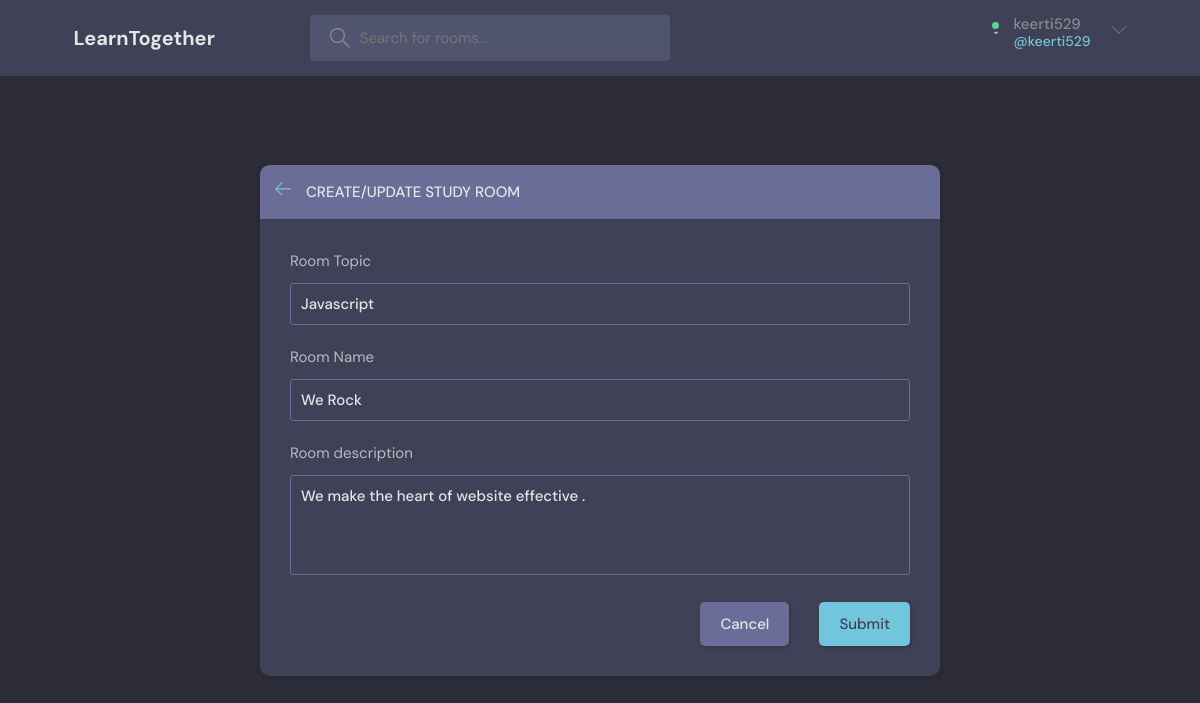
Page /update-room/6 (signed in) on the committed database.
### base/models.py (models this page shows, shortened)
class Room(models.Model):
    host=models.ForeignKey(User,on_delete=models.SET_NULL,null=True)
    topic=models.ForeignKey(Topic,on_delete=models.SET_NULL,null=True)
    name=models.CharField(max_length= 100)
    description=models.TextField(null=True, blank=True)
    participants=models.ManyToManyField(User,related_name='participants',blank=True,null=True)
    updated=models.DateTimeField(auto_now=True)
    created=models.DateTimeField(auto_now_add=True)
    class Meta:
        ordering=['-updated', '-created']

class Topic(models.Model):
    name=models.CharField(max_length=100)

### base/views.py (the view, shortened to what this page needs)
# urls.py: path('update-room/<str:pk>',views.update_room,name="update-room"),
@login_required(login_url='login')
def update_room(request,pk):
    room=Room.objects.get(id=pk)
    form=RoomForm(instance=room)
    topics=Topic.objects.all()
    if request.user!=room.host:
        return HttpResponse("Only host can update the room .")
    context={'form':form,'topics':topics,'room':room}
    return render(request,'base/room_form.html',context)

### base/forms.py
class RoomForm(ModelForm):
    class Meta:
        model=Room
        fields='__all__'
        exclude=['host','participants']

### base/templates/base/room_form.html (shortened to what this page needs)
{% extends 'main.html' %}
{% block content %}
  <main class="create-room layout">
    <div class="container">
      <div class="layout__box">
        <div class="layout__boxHeader">
          <div class="layout__boxTitle">
            <a href="{% url 'home' %}">
              <svg version="1.1" xmlns="http://www.w3.org/2000/svg" width="32" height="32" viewBox="0 0 32 32">
                <title>arrow-left</title>
                <path
                  d="M13.723 2.286l-13.723 13.714 13.719 13.714 1.616-1.611-10.96-10.96h27.625v-2.286h-27.625l10.965-10.965-1.616-1.607z">
                </path>
              </svg>
            </a>
            <h3>Create/Update Study Room</h3>
          </div>
        </div>
        <div class="layout__body">
          <form class="form" action="" method="POST">
            <div class="form__group">
              <label for="room_topic" >Room Topic</label>
              <input required value={{room.topic.name}} type="text" name="topic" list="topic-list" placeholder="choose one or create your own" />
            </div>
             <div class="form__group">
              <label for="room_name">Room Name</label>
              {{form.name}}
             </div>
            <div class="form__group">
              <label for="room_description">Room description</label>
              {{form.description}}
             </div>
            <div class="form__action">
              <a class="btn btn--dark" href="index.html">Cancel</a>
              <button class="btn btn--main" type="submit">Submit</button>
            </div>
          </form>
        </div>
      </div>
    </div>
    {% endblock content %}

### templates/navbar.html (shortened to what this page needs)
{% load static %}
<header class="header header--loggedIn">
    <div class="container">
      <a href="{% url 'home' %}" class="header__logo">
        <h1>LearnTogether</h1>
      </a>
      <form class="header__search" method="GET" action="{% url 'home' %}" >
        <label>
          <input name="q" placeholder="Search for rooms..." />
        </label>
      </form>
      <nav class="header__menu">
        {% if request.user.is_authenticated %}
        <div class="header__user">
          <a href="{% url 'user-update' %}">
            <div class="avatar avatar--medium active">
            </div>
            <p>{{request.user}} <span>@{{request.user}}</span></p>
          </a>
          <button class="dropdown-button">
            <svg version="1.1" xmlns="http://www.w3.org/2000/svg" width="32" height="32" viewBox="0 0 32 32">
              <title>chevron-down</title>
              <path d="M16 21l-13-13h-3l16 16 16-16h-3l-13 13z"></path>
            </svg>
          </button>
        </div>
        {% else %}
         <a href="{% url 'login' %}">
          <img src="{% static 'images/avatarr.jpg' %}" />
          <p>Login</p>
        </a>
        {% endif %}
      </nav>
    </div>
  </header>

### static/styles/style.css (style rules this page uses)
:root { --color-main: #71c6dd; --color-main-light: #e1f6fb; --color-dark: #3f4156; --color-dark-medium: #51546e; --color-dark-light: #696d97; --color-light: #e5e5e5; --color-gray: #8b8b8b; --color-light-gray: #b2bdbd; --color-bg: #2d2d39; --color-success: #5dd693; --color-error: #fc4b0b; }
* { font-family: "DM Sans", -apple-system, BlinkMacSystemFont, "Segoe UI", Roboto, Oxygen, Ubuntu, Cantarell, "Open Sans", "Helvetica Neue", sans-serif; margin: 0; padding: 0; box-sizing: border-box; text-rendering: optimizeLegibility; font-size: inherit; }
html { font-size: 56.25%; }
@media only screen and (min-width: 1200px) { html { font-size: 62.5%; } }
body { line-height: 1.6; font-weight: 400; font-size: 1.5rem; color: var(--color-light-gray); background-color: var(--color-bg); min-height: 100vh; }
a { display: inline-block; color: var(--color-main); text-decoration: none; }
.container { max-width: 120rem; width: 90%; margin: auto; }
.btn { background-color: transparent; border: none; display: inline-flex; align-items: center; gap: 1rem; cursor: pointer; transition: all ease-in-out 0.3s; padding: 1rem 2rem; border-radius: 5px; box-shadow: 1px 1px 3px 1px rgba(0, 0, 0, 0.15); font-weight: 500; }
.btn--main { background-color: var(--color-main); color: var(--color-dark); }
.btn--dark { background-color: var(--color-dark-light); color: var(--color-light); }
.avatar { position: relative; display: inline-block; border-radius: 50%; border: 2px solid var(--color-main); }
.avatar::after { content: ""; display: block; position: absolute; background-color: var(--color-gray); z-index: 111; border-radius: 50%; border: 0.3rem solid var(--color-dark); }
.avatar.active::after { background-color: var(--color-success); }
.avatar.avatar--medium:after { width: 0.7rem; height: 0.7rem; bottom: 0px; right: -6px; }
.header { padding: 1.5rem; background-color: var(--color-dark); }
.header > .container { display: flex; gap: 9.5rem; }
.header__logo, .header__user { display: flex; gap: 2rem; align-items: center; }
.header__logo > h1 { font-weight: 700; font-size: 2rem; color: var(--color-light); }
.header__search > label { background-color: var(--color-dark-medium); padding: 1.3rem 1rem; display: flex; align-items: center; gap: 1rem; border-radius: 4px; }
.header__search svg { fill: var(--color-gray); width: 2rem; height: 2rem; margin-left: 1rem; }
.header__search input { width: 30rem; background: transparent; border: none; outline: none; color: var(--color-light); }
.header__menu { margin-left: auto; position: relative; }
.header__menu a { display: flex; gap: 1.5rem; align-items: center; font-weight: 500; text-decoration: none; color: var(--color-gray); }
.header__menu p { line-height: 1.2; }
.header__menu span { color: var(--color-main); font-weight: 500; font-size: 1.4rem; display: block; }
.header__menu svg { width: 1.6rem; height: 1.6rem; fill: var(--color-dark-light); }
.dropdown-button { background: transparent; border: 0; outline: 0; cursor: pointer; }
.layout { margin-top: 2.4rem; }
.layout > .container { display: flex; justify-content: space-between; align-items: flex-start; }
.layout__box { width: 90%; max-width: 48rem; min-height: 40rem; position: absolute; top: 50%; left: 50%; transform: translate(-50%, -46%); background-color: var(--color-dark); border-radius: 1rem; box-shadow: 1px 1px 6px 3px rgba(0, 0, 0, 0.1); overflow: hidden; }
.layout__boxHeader { display: flex; padding: 1.5rem; background-color: var(--color-dark-light); }
.layout__boxTitle { display: flex; gap: 1.5rem; align-items: center; }
.layout__boxTitle h3 { text-transform: uppercase; font-weight: 500; color: var(--color-light); }
.layout__boxTitle svg { width: 1.6rem; height: 1.6rem; fill: var(--color-main); }
.layout__body { margin: 3rem; }
.form__group { margin-bottom: 2rem; width: 100%; }
.form__group label { display: block; font-size: 1.5rem; margin-bottom: 1rem; }
.form__group input, .form__group textarea, .form__group select { background: transparent; border: 1px solid var(--color-dark-light); padding: 1rem; border-radius: 3px; width: 100%; color: var(--color-light); font-weight: 500; outline: none; }
.form__group textarea { background: transparent; height: 10rem; resize: none; }
.form__action { display: flex; justify-content: flex-end; gap: 3rem; }
.create-room.layout .layout__box { max-width: 68rem; }

### rows in the picture
Room: topic "Javascript", name "We Rock", description "We make the heart of website effective ."

### other values in the picture
{{ request.user }} "keerti529"
